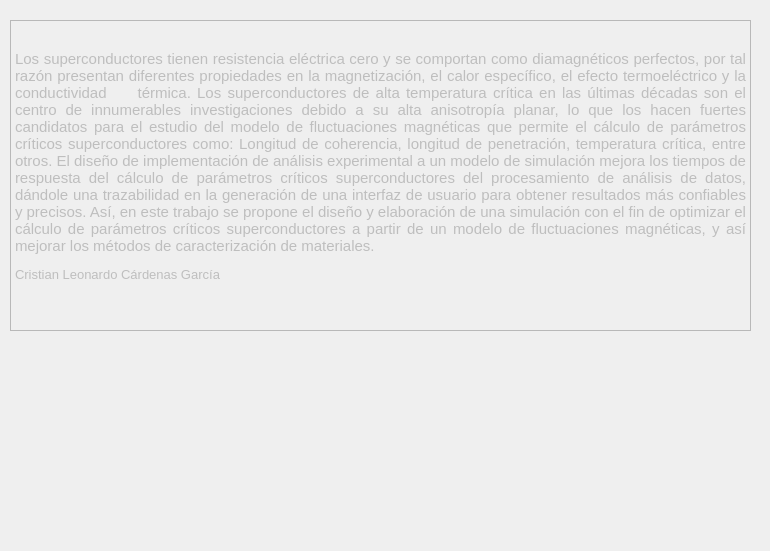
<?xml version="1.0" encoding="UTF-8"?>
<ui version="4.0">
 <class>ventana</class>
 <widget class="QDialog" name="ventana">
  <property name="enabled">
   <bool>true</bool>
  </property>
  <property name="geometry">
   <rect>
    <x>0</x>
    <y>0</y>
    <width>770</width>
    <height>551</height>
   </rect>
  </property>
  <property name="windowTitle">
   <string>help</string>
  </property>
  <property name="windowIcon">
   <iconset>
    <normaloff>img/Telematica.png</normaloff>img/Telematica.png</iconset>
  </property>
  <property name="autoFillBackground">
   <bool>false</bool>
  </property>
  <property name="sizeGripEnabled">
   <bool>false</bool>
  </property>
  <widget class="QTextEdit" name="textEdit">
   <property name="enabled">
    <bool>false</bool>
   </property>
   <property name="geometry">
    <rect>
     <x>10</x>
     <y>20</y>
     <width>741</width>
     <height>311</height>
    </rect>
   </property>
   <property name="focusPolicy">
    <enum>Qt::ClickFocus</enum>
   </property>
   <property name="html">
    <string>&lt;!DOCTYPE HTML PUBLIC &quot;-//W3C//DTD HTML 4.0//EN&quot; &quot;http://www.w3.org/TR/REC-html40/strict.dtd&quot;&gt;
&lt;html&gt;&lt;head&gt;&lt;meta name=&quot;qrichtext&quot; content=&quot;1&quot; /&gt;&lt;style type=&quot;text/css&quot;&gt;
p, li { white-space: pre-wrap; }
&lt;/style&gt;&lt;/head&gt;&lt;body style=&quot; font-family:'MS Shell Dlg 2'; font-size:8.25pt; font-weight:400; font-style:normal;&quot;&gt;
&lt;p style=&quot; margin-top:12px; margin-bottom:12px; margin-left:0px; margin-right:0px; -qt-block-indent:0; text-indent:0px;&quot;&gt;&lt;span style=&quot; font-family:'Arial,sans-serif'; font-size:8pt; font-weight:600;&quot;&gt; &lt;/span&gt;&lt;span style=&quot; font-size:8pt;&quot;&gt; &lt;/span&gt;&lt;/p&gt;
&lt;p align=&quot;justify&quot; style=&quot; margin-top:12px; margin-bottom:12px; margin-left:0px; margin-right:0px; -qt-block-indent:0; text-indent:0px;&quot;&gt;&lt;span style=&quot; font-family:'Arial,sans-serif'; font-size:11pt;&quot;&gt;Los superconductores tienen resistencia eléctrica cero y se comportan como diamagnéticos perfectos, por tal razón presentan diferentes propiedades en la magnetización, el calor específico, el efecto termoeléctrico y la conductividad     térmica. Los superconductores de alta temperatura crítica en las últimas décadas son el centro de innumerables investigaciones debido a su alta anisotropía planar, lo que los hacen fuertes candidatos para el estudio del modelo de fluctuaciones magnéticas que permite el cálculo de parámetros críticos superconductores como: Longitud de coherencia, longitud de penetración, temperatura crítica, entre otros. El diseño de implementación de análisis experimental a un modelo de simulación mejora los tiempos de respuesta del cálculo de parámetros críticos superconductores del procesamiento de análisis de datos, dándole una trazabilidad en la generación de una interfaz de usuario para obtener resultados más confiables y precisos. Así, en este trabajo se propone el diseño y elaboración de una simulación con el fin de optimizar el cálculo de parámetros críticos superconductores a partir de un modelo de fluctuaciones magnéticas, y así mejorar los métodos de caracterización de materiales.&lt;/span&gt;&lt;span style=&quot; font-size:11pt;&quot;&gt; &lt;/span&gt;&lt;/p&gt;
&lt;p style=&quot; margin-top:12px; margin-bottom:12px; margin-left:0px; margin-right:0px; -qt-block-indent:0; text-indent:0px;&quot;&gt;&lt;span style=&quot; font-family:'Arial,sans-serif'; font-size:10pt;&quot;&gt;Cristian Leonardo Cárdenas García&lt;/span&gt;&lt;/p&gt;
&lt;p style=&quot; margin-top:12px; margin-bottom:12px; margin-left:0px; margin-right:0px; -qt-block-indent:0; text-indent:0px;&quot;&gt;&lt;span style=&quot; font-family:'Arial,sans-serif'; font-size:10pt;&quot;&gt;	&lt;/span&gt;&lt;/p&gt;&lt;/body&gt;&lt;/html&gt;</string>
   </property>
  </widget>
  <widget class="QLabel" name="label">
   <property name="geometry">
    <rect>
     <x>10</x>
     <y>340</y>
     <width>331</width>
     <height>141</height>
    </rect>
   </property>
   <property name="text">
    <string/>
   </property>
   <property name="textFormat">
    <enum>Qt::RichText</enum>
   </property>
   <property name="pixmap">
    <pixmap>img/Telematics.png</pixmap>
   </property>
  </widget>
  <widget class="QLabel" name="label_2">
   <property name="geometry">
    <rect>
     <x>440</x>
     <y>340</y>
     <width>211</width>
     <height>181</height>
    </rect>
   </property>
   <property name="text">
    <string/>
   </property>
   <property name="pixmap">
    <pixmap>img/GSM.jpg</pixmap>
   </property>
  </widget>
 </widget>
 <resources/>
 <connections/>
</ui>
